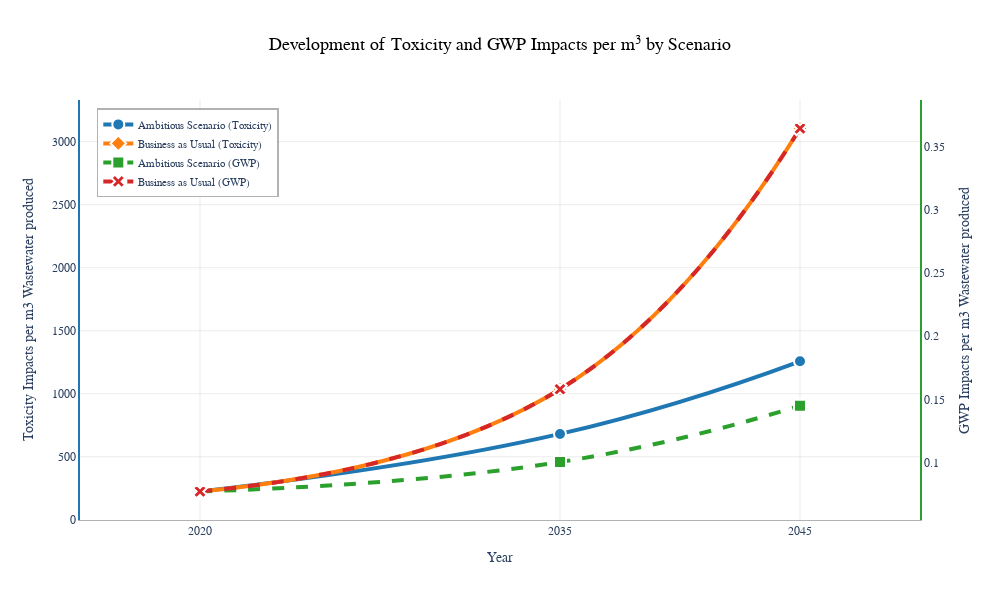

Write notebook code for a chart like this one.
### Markdown cell above
# Nice Graph

### Code cell
import plotly.graph_objects as go
import numpy as np

# Extract eco_m3 data for each scenario
high_env_pol_eco = [(item[1], item[3]) for item in eco_m3 if item[0] == "high_env_pol"]
low_env_pol_eco = [(item[1], item[3]) for item in eco_m3 if item[0] == "low_env_pol"]

# Extract gwp_m3 data for each scenario
high_env_pol_gwp = [(item[1], item[3]) for item in gwp_m3 if item[0] == "high_env_pol"]
low_env_pol_gwp = [(item[1], item[3]) for item in gwp_m3 if item[0] == "low_env_pol"]

# Sort by year to ensure correct order
high_env_pol_eco.sort(key=lambda x: x[0])
low_env_pol_eco.sort(key=lambda x: x[0])
high_env_pol_gwp.sort(key=lambda x: x[0])
low_env_pol_gwp.sort(key=lambda x: x[0])

# Extract years and impacts for eco_m3
years_high_eco = [item[0] for item in high_env_pol_eco]
impacts_high_eco = [item[1] for item in high_env_pol_eco]

years_low_eco = [item[0] for item in low_env_pol_eco]
impacts_low_eco = [item[1] for item in low_env_pol_eco]

# Extract years and impacts for gwp_m3
years_high_gwp = [item[0] for item in high_env_pol_gwp]
impacts_high_gwp = [item[1] for item in high_env_pol_gwp]

years_low_gwp = [item[0] for item in low_env_pol_gwp]
impacts_low_gwp = [item[1] for item in low_env_pol_gwp]

# Create the plot
fig = go.Figure()

# Add traces for eco_m3 (toxicity impacts) - left y-axis
fig.add_trace(
    go.Scatter(
        x=years_high_eco,
        y=impacts_high_eco,
        mode="lines+markers",
        name="Ambitious Scenario (Toxicity)",
        line=dict(
            color="#1f77b4",
            width=4,
            shape="spline",
            smoothing=1.3,
        ),
        marker=dict(
            size=12,
            symbol="circle",
            line=dict(width=2, color="white"),
            color="#1f77b4",
        ),
        yaxis="y",
    )
)

fig.add_trace(
    go.Scatter(
        x=years_low_eco,
        y=impacts_low_eco,
        mode="lines+markers",
        name="Business as Usual (Toxicity)",
        line=dict(
            color="#ff7f0e",
            width=4,
            shape="spline",
            smoothing=1.3,
        ),
        marker=dict(
            size=12,
            symbol="diamond",
            line=dict(width=2, color="white"),
            color="#ff7f0e",
        ),
        yaxis="y",
    )
)

# Add traces for gwp_m3 (GWP impacts) - right y-axis
fig.add_trace(
    go.Scatter(
        x=years_high_gwp,
        y=impacts_high_gwp,
        mode="lines+markers",
        name="Ambitious Scenario (GWP)",
        line=dict(
            color="#2ca02c",
            width=4,
            shape="spline",
            smoothing=1.3,
            dash="dash",
        ),
        marker=dict(
            size=12,
            symbol="square",
            line=dict(width=2, color="white"),
            color="#2ca02c",
        ),
        yaxis="y2",
    )
)

fig.add_trace(
    go.Scatter(
        x=years_low_gwp,
        y=impacts_low_gwp,
        mode="lines+markers",
        name="Business as Usual (GWP)",
        line=dict(
            color="#d62728",
            width=4,
            shape="spline",
            smoothing=1.3,
            dash="dash",
        ),
        marker=dict(
            size=12,
            symbol="x",
            line=dict(width=2, color="white"),
            color="#d62728",
        ),
        yaxis="y2",
    )
)

# Update layout with dual y-axes
fig.update_layout(
    title=dict(
        text="Development of Toxicity and GWP Impacts per m³ by Scenario",
        font=dict(size=18, color="black"),
        x=0.5,
    ),
    xaxis_title="Year",
    yaxis=dict(
        title="Toxicity Impacts per m3 Wastewater produced",
        showgrid=True,
        gridcolor="rgba(0,0,0,0.08)",
        gridwidth=1,
        zeroline=False,
        showline=True,
        linecolor="#1f77b4",
        linewidth=2,
        side="left",
    ),
    yaxis2=dict(
        title="GWP Impacts per m3 Wastewater produced",
        overlaying="y",
        side="right",
        showgrid=False,
        showline=True,
        linecolor="#2ca02c",
        linewidth=2,
    ),
    hovermode="x unified",
    template="plotly_white",
    width=1000,
    height=600,
    font=dict(family="Arial, sans-serif", size=12),
    legend=dict(
        x=0.02,
        y=0.98,
        bgcolor="rgba(255,255,255,0.9)",
        bordercolor="rgba(0,0,0,0.3)",
        borderwidth=1.5,
        font=dict(size=11),
    ),
    xaxis=dict(
        tickmode="array",
        tickvals=[2020, 2035, 2045],
        ticktext=["2020", "2035", "2045"],
        range=[2015, 2050],
        showgrid=True,
        gridcolor="rgba(0,0,0,0.08)",
        gridwidth=1,
        zeroline=False,
        showline=True,
        linecolor="rgba(0,0,0,0.3)",
        linewidth=1,
    ),
    plot_bgcolor="white",
    paper_bgcolor="white",
)

fig.show()

### Figure 1 — Plotly figure (JSON) as saved in the notebook; plotly's stock layout.template omitted (floating-point values rounded to 4 significant figures)
{"data": [{"line": {"color": "#1f77b4", "shape": "spline", "smoothing": 1.3, "width": 4}, "marker": {"color": "#1f77b4", "line": {"color": "white", "width": 2}, "size": 12, "symbol": "circle"}, "mode": "lines+markers", "name": "Ambitious Scenario (Toxicity)", "type": "scatter", "x": [2020, 2035, 2045], "y": [224.8, 681.6, 1258.0], "yaxis": "y"}, {"line": {"color": "#ff7f0e", "shape": "spline", "smoothing": 1.3, "width": 4}, "marker": {"color": "#ff7f0e", "line": {"color": "white", "width": 2}, "size": 12, "symbol": "diamond"}, "mode": "lines+markers", "name": "Business as Usual (Toxicity)", "type": "scatter", "x": [2020, 2035, 2045], "y": [224.8, 1036.0, 3105.0], "yaxis": "y"}, {"line": {"color": "#2ca02c", "dash": "dash", "shape": "spline", "smoothing": 1.3, "width": 4}, "marker": {"color": "#2ca02c", "line": {"color": "white", "width": 2}, "size": 12, "symbol": "square"}, "mode": "lines+markers", "name": "Ambitious Scenario (GWP)", "type": "scatter", "x": [2020, 2035, 2045], "y": [0.07695, 0.1003, 0.1449], "yaxis": "y2"}, {"line": {"color": "#d62728", "dash": "dash", "shape": "spline", "smoothing": 1.3, "width": 4}, "marker": {"color": "#d62728", "line": {"color": "white", "width": 2}, "size": 12, "symbol": "x"}, "mode": "lines+markers", "name": "Business as Usual (GWP)", "type": "scatter", "x": [2020, 2035, 2045], "y": [0.07695, 0.158, 0.3647], "yaxis": "y2"}], "layout": {"font": {"family": "Arial, sans-serif", "size": 12}, "height": 600, "hovermode": "x unified", "legend": {"bgcolor": "rgba(255,255,255,0.9)", "bordercolor": "rgba(0,0,0,0.3)", "borderwidth": 1.5, "font": {"size": 11}, "x": 0.02, "y": 0.98}, "paper_bgcolor": "white", "plot_bgcolor": "white", "title": {"font": {"color": "black", "size": 18}, "text": "Development of Toxicity and GWP Impacts per m³ by Scenario", "x": 0.5}, "width": 1000, "xaxis": {"gridcolor": "rgba(0,0,0,0.08)", "gridwidth": 1, "linecolor": "rgba(0,0,0,0.3)", "linewidth": 1, "range": [2015, 2050], "showgrid": true, "showline": true, "tickmode": "array", "ticktext": ["2020", "2035", "2045"], "tickvals": [2020, 2035, 2045], "title": {"text": "Year"}, "zeroline": false}, "yaxis": {"gridcolor": "rgba(0,0,0,0.08)", "gridwidth": 1, "linecolor": "#1f77b4", "linewidth": 2, "showgrid": true, "showline": true, "side": "left", "title": {"text": "Toxicity Impacts per m3 Wastewater produced"}, "zeroline": false}, "yaxis2": {"linecolor": "#2ca02c", "linewidth": 2, "overlaying": "y", "showgrid": false, "showline": true, "side": "right", "title": {"text": "GWP Impacts per m3 Wastewater produced"}}}}
